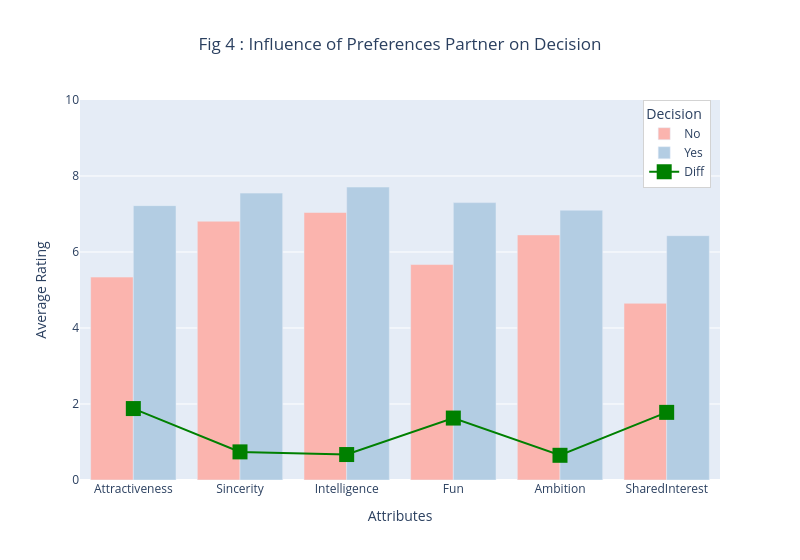

Notebook cell for this chart:
### Code cell
fig4=px.bar(df_real,barmode='group',range_y=[0,10],width=800,title='Fig 4 : Influence of Preferences Partner on Decision',color_discrete_sequence = px.colors.qualitative.Pastel1)

fig4.update_layout(
    xaxis_title='Attributes',
    yaxis_title='Average Rating',
        legend_bordercolor="lightgrey",
    legend_borderwidth=1,
    legend_x=0.88,
    legend_y=1,
    title_x= 0.5)
fig4.add_trace(go.Scatter(x=df_diff.index,y=df_diff,name='Diff',marker_size=15,marker_symbol='square',marker_color="green"))
fig4.show()

### Figure 1 — Plotly figure (JSON) as saved in the notebook; plotly's stock layout.template omitted (floating-point values rounded to 4 significant figures)
{"data": [{"alignmentgroup": "True", "hovertemplate": "Decision=No<br>index=%{x}<br>value=%{y}<extra></extra>", "legendgroup": "No", "marker": {"color": "rgb(251,180,174)", "pattern": {"shape": ""}}, "name": "No", "offsetgroup": "No", "orientation": "v", "showlegend": true, "textposition": "auto", "type": "bar", "x": ["Attractiveness", "Sincerity", "Intelligence", "Fun", "Ambition", "SharedInterest"], "xaxis": "x", "y": [5.34, 6.81, 7.04, 5.67, 6.45, 4.65], "yaxis": "y"}, {"alignmentgroup": "True", "hovertemplate": "Decision=Yes<br>index=%{x}<br>value=%{y}<extra></extra>", "legendgroup": "Yes", "marker": {"color": "rgb(179,205,227)", "pattern": {"shape": ""}}, "name": "Yes", "offsetgroup": "Yes", "orientation": "v", "showlegend": true, "textposition": "auto", "type": "bar", "x": ["Attractiveness", "Sincerity", "Intelligence", "Fun", "Ambition", "SharedInterest"], "xaxis": "x", "y": [7.22, 7.55, 7.71, 7.3, 7.1, 6.43], "yaxis": "y"}, {"marker": {"color": "green", "size": 15, "symbol": "square"}, "name": "Diff", "type": "scatter", "x": ["Attractiveness", "Sincerity", "Intelligence", "Fun", "Ambition", "SharedInterest"], "y": [1.88, 0.74, 0.67, 1.63, 0.65, 1.78]}], "layout": {"barmode": "group", "legend": {"bordercolor": "lightgrey", "borderwidth": 1, "title": {"text": "Decision"}, "tracegroupgap": 0, "x": 0.88, "y": 1}, "title": {"text": "Fig 4 : Influence of Preferences Partner on Decision", "x": 0.5}, "width": 800, "xaxis": {"anchor": "y", "domain": [0, 1], "title": {"text": "Attributes"}}, "yaxis": {"anchor": "x", "domain": [0, 1], "range": [0, 10], "title": {"text": "Average Rating"}}}}
